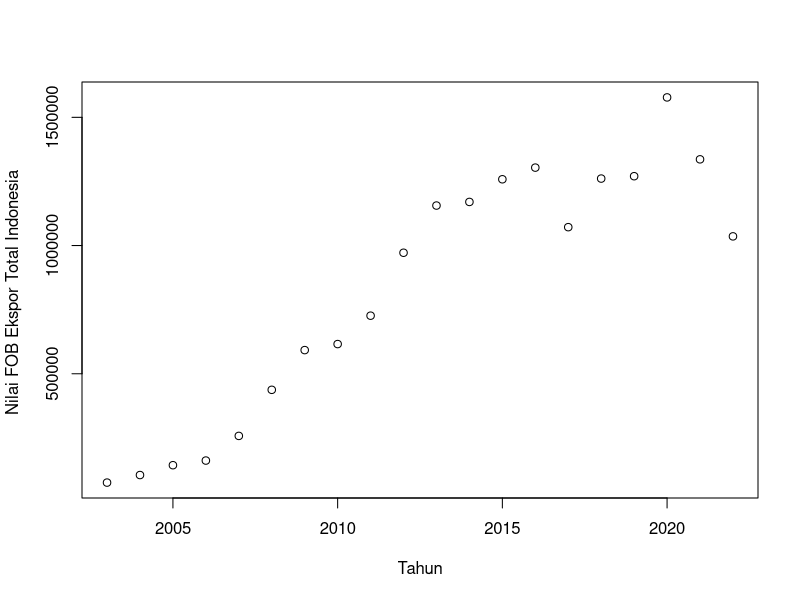
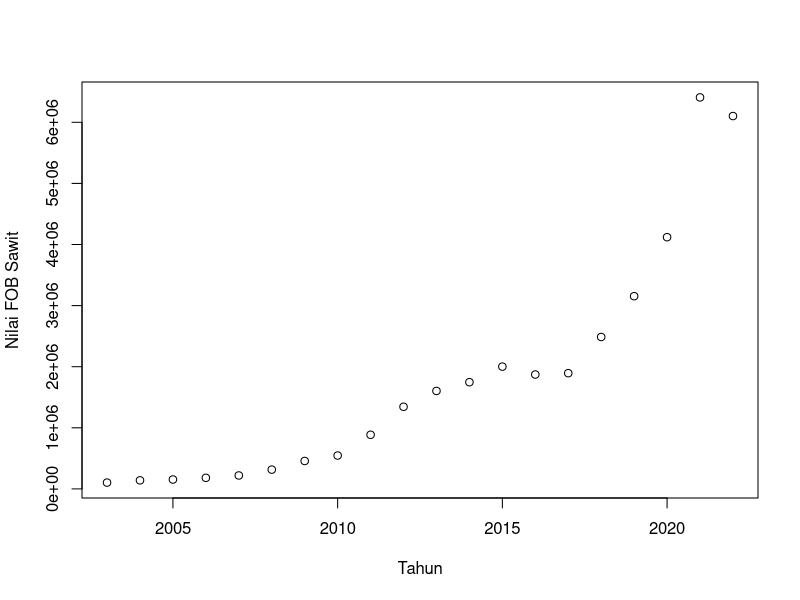
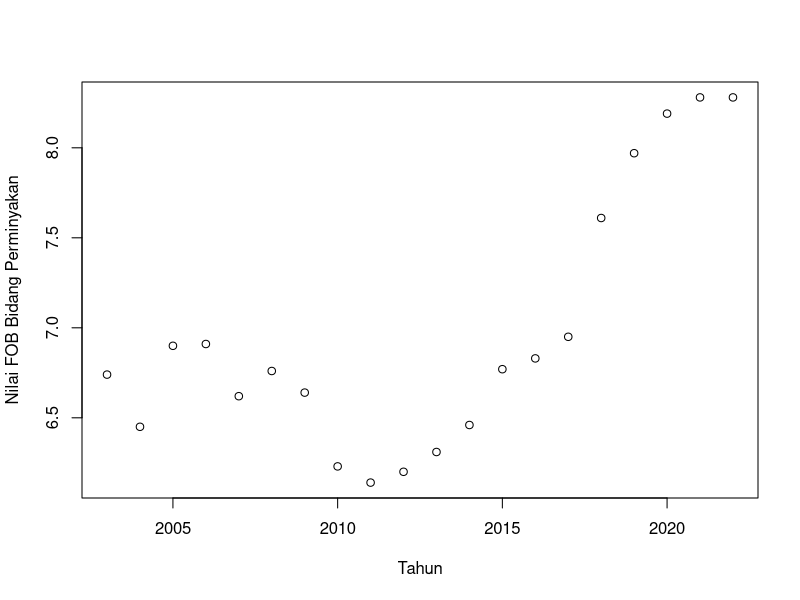
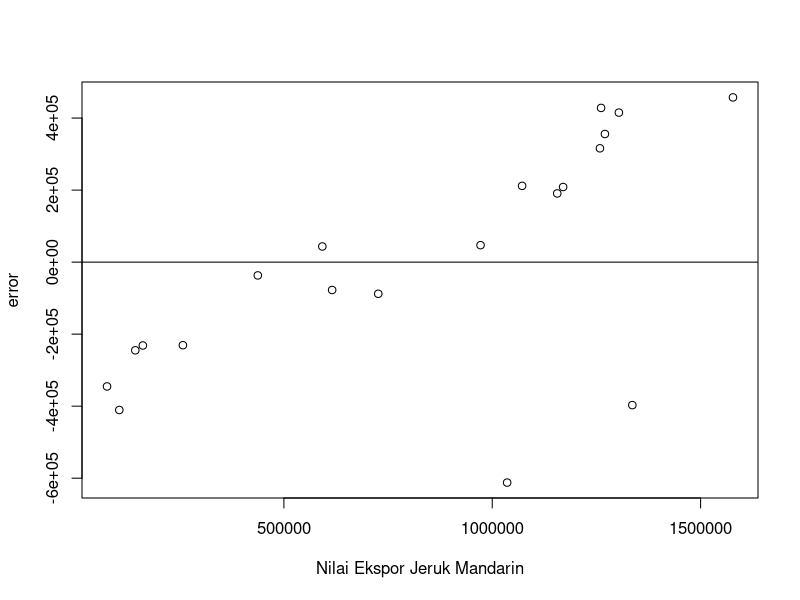
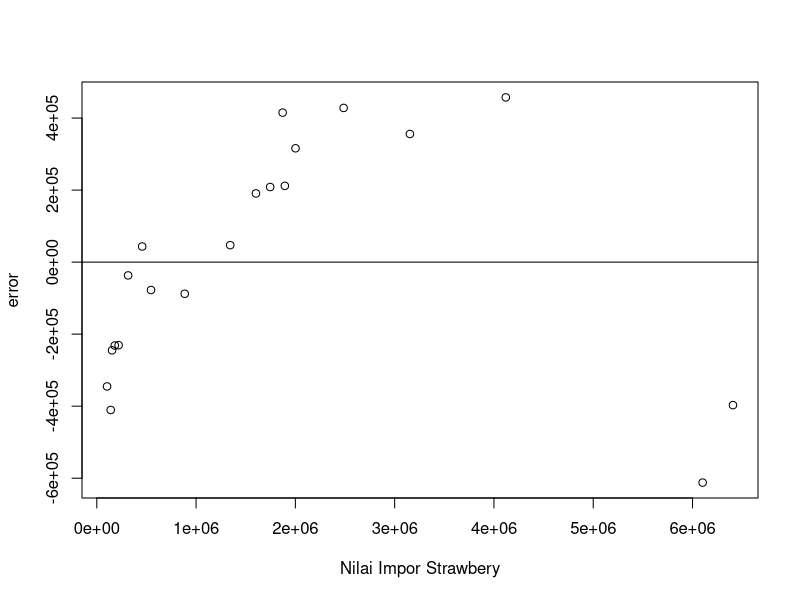
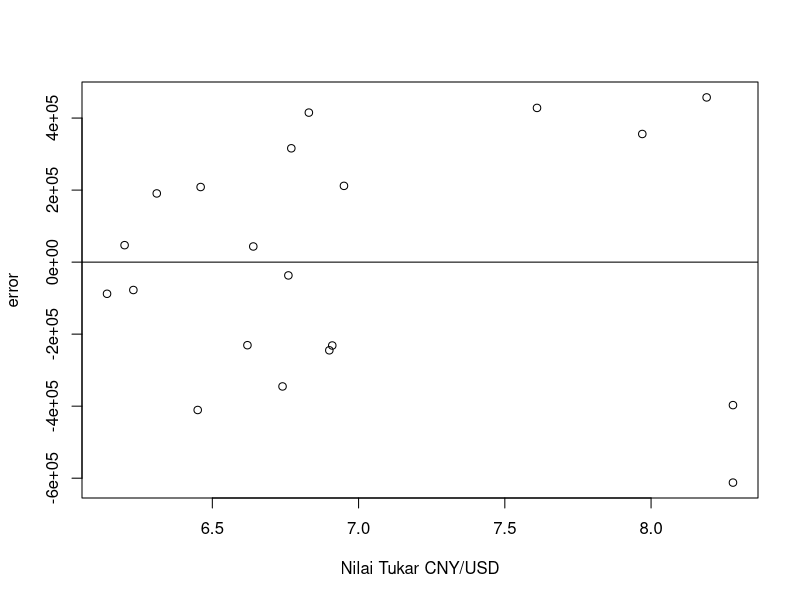

These figures' R source, in order:
## ---- chunk 1
#| warning: false
#| echo: true
setwd("D:/METOPEL UAS/ZAHRA METOPEL")
library(readxl)
library(tidyverse)
library(kableExtra)
## ---- chunk 2
setwd("D:/METOPEL UAS/ZAHRA METOPEL")
library(readxl)
library(tidyverse)
library(kableExtra)
read_excel("strawbery.xlsx")
dat <- read_excel("strawbery.xlsx")
kbl(dat) %>%
  kable_styling(bootstrap_options = c("striped", "hover", "condensed", "responsive"))

# regresi
reg1<-lm(ekspor~impor+kurscny,data=dat)
## ---- chunk 3
plot(dat$tahun,dat$ekspor,xlab="Tahun",ylab="Nilai FOB Ekspor Total Indonesia ")
## ---- chunk 4
plot(dat$tahun,dat$impor,xlab="Tahun",ylab="Nilai FOB Sawit")
## ---- chunk 5
plot(dat$tahun,dat$kurscny,xlab="Tahun",ylab="Nilai FOB Bidang Perminyakan")
## ---- chunk 6
dat$m<-resid(reg1)
plot(dat$ekspor,dat$m,xlab="Nilai Ekspor Jeruk Mandarin",ylab="error")
abline(h=0) # membuat garis horizontal di y=0
## ---- chunk 7
dat$m<-resid(reg1)
plot(dat$impor,dat$m,xlab="Nilai Impor Strawbery",ylab="error")
abline(h=0) # membuat garis horizontal di y=0
## ---- chunk 8
dat$m<-resid(reg1)
plot(dat$kurscny,dat$m,xlab="Nilai Tukar CNY/USD",ylab="error")
abline(h=0) # membuat garis horizontal di y=0
## ---- chunk 9
summary(reg1)
